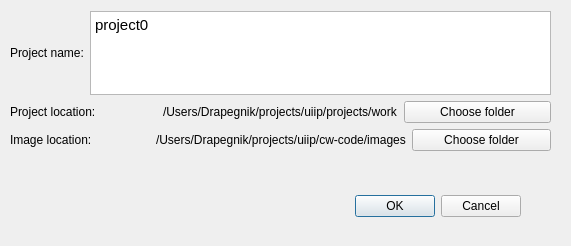
<?xml version="1.0" encoding="UTF-8"?>
<ui version="4.0">
 <class>NewProjectDialog</class>
 <widget class="QDialog" name="NewProjectDialog">
  <property name="geometry">
   <rect>
    <x>0</x>
    <y>0</y>
    <width>571</width>
    <height>246</height>
   </rect>
  </property>
  <property name="windowTitle">
   <string>Create new project</string>
  </property>
  <widget class="QDialogButtonBox" name="buttonBox">
   <property name="geometry">
    <rect>
     <x>220</x>
     <y>190</y>
     <width>301</width>
     <height>32</height>
    </rect>
   </property>
   <property name="orientation">
    <enum>Qt::Horizontal</enum>
   </property>
   <property name="standardButtons">
    <set>QDialogButtonBox::Cancel|QDialogButtonBox::Ok</set>
   </property>
  </widget>
  <widget class="QWidget" name="layoutWidget">
   <property name="geometry">
    <rect>
     <x>10</x>
     <y>11</y>
     <width>541</width>
     <height>140</height>
    </rect>
   </property>
   <layout class="QVBoxLayout" name="verticalLayout">
    <item>
     <layout class="QHBoxLayout" name="horizontalLayout">
      <item>
       <widget class="QLabel" name="label">
        <property name="text">
         <string>Project name:</string>
        </property>
       </widget>
      </item>
      <item>
       <widget class="QTextEdit" name="project_name">
        <property name="html">
         <string>&lt;!DOCTYPE HTML PUBLIC &quot;-//W3C//DTD HTML 4.0//EN&quot; &quot;http://www.w3.org/TR/REC-html40/strict.dtd&quot;&gt;
&lt;html&gt;&lt;head&gt;&lt;meta name=&quot;qrichtext&quot; content=&quot;1&quot; /&gt;&lt;style type=&quot;text/css&quot;&gt;
p, li { white-space: pre-wrap; }
&lt;/style&gt;&lt;/head&gt;&lt;body style=&quot; font-family:'Ubuntu'; font-size:11pt; font-weight:400; font-style:normal;&quot;&gt;
&lt;p style=&quot; margin-top:0px; margin-bottom:0px; margin-left:0px; margin-right:0px; -qt-block-indent:0; text-indent:0px;&quot;&gt;project0&lt;/p&gt;&lt;/body&gt;&lt;/html&gt;</string>
        </property>
       </widget>
      </item>
     </layout>
    </item>
    <item>
     <layout class="QHBoxLayout" name="horizontalLayout_2">
      <item>
       <widget class="QLabel" name="label_2">
        <property name="text">
         <string>Project location:</string>
        </property>
       </widget>
      </item>
      <item>
       <widget class="QLabel" name="project_parent_path">
        <property name="text">
         <string>/Users/Drapegnik/projects/uiip/projects/work</string>
        </property>
       </widget>
      </item>
      <item>
       <widget class="QPushButton" name="locate_project_button">
        <property name="text">
         <string>Choose folder</string>
        </property>
       </widget>
      </item>
     </layout>
    </item>
    <item>
     <layout class="QHBoxLayout" name="horizontalLayout_3">
      <item>
       <widget class="QLabel" name="label_4">
        <property name="text">
         <string>Image location:</string>
        </property>
       </widget>
      </item>
      <item>
       <widget class="QLabel" name="images_path">
        <property name="text">
         <string>/Users/Drapegnik/projects/uiip/cw-code/images</string>
        </property>
       </widget>
      </item>
      <item>
       <widget class="QPushButton" name="locate_images_button">
        <property name="text">
         <string>Choose folder</string>
        </property>
       </widget>
      </item>
     </layout>
    </item>
   </layout>
  </widget>
 </widget>
 <resources/>
 <connections>
  <connection>
   <sender>buttonBox</sender>
   <signal>accepted()</signal>
   <receiver>NewProjectDialog</receiver>
   <slot>accept()</slot>
   <hints>
    <hint type="sourcelabel">
     <x>248</x>
     <y>254</y>
    </hint>
    <hint type="destinationlabel">
     <x>157</x>
     <y>274</y>
    </hint>
   </hints>
  </connection>
  <connection>
   <sender>buttonBox</sender>
   <signal>rejected()</signal>
   <receiver>NewProjectDialog</receiver>
   <slot>reject()</slot>
   <hints>
    <hint type="sourcelabel">
     <x>316</x>
     <y>260</y>
    </hint>
    <hint type="destinationlabel">
     <x>286</x>
     <y>274</y>
    </hint>
   </hints>
  </connection>
 </connections>
</ui>
